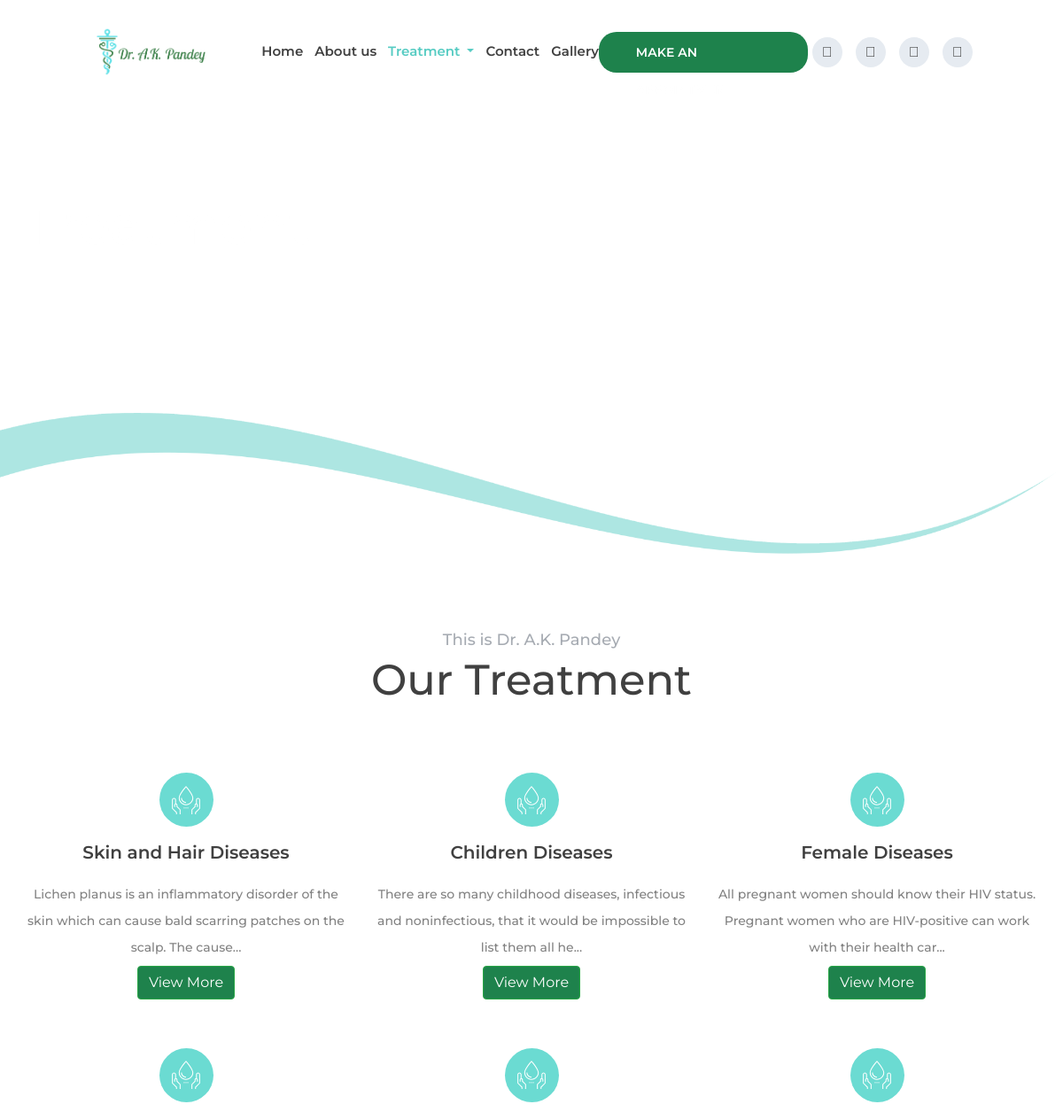
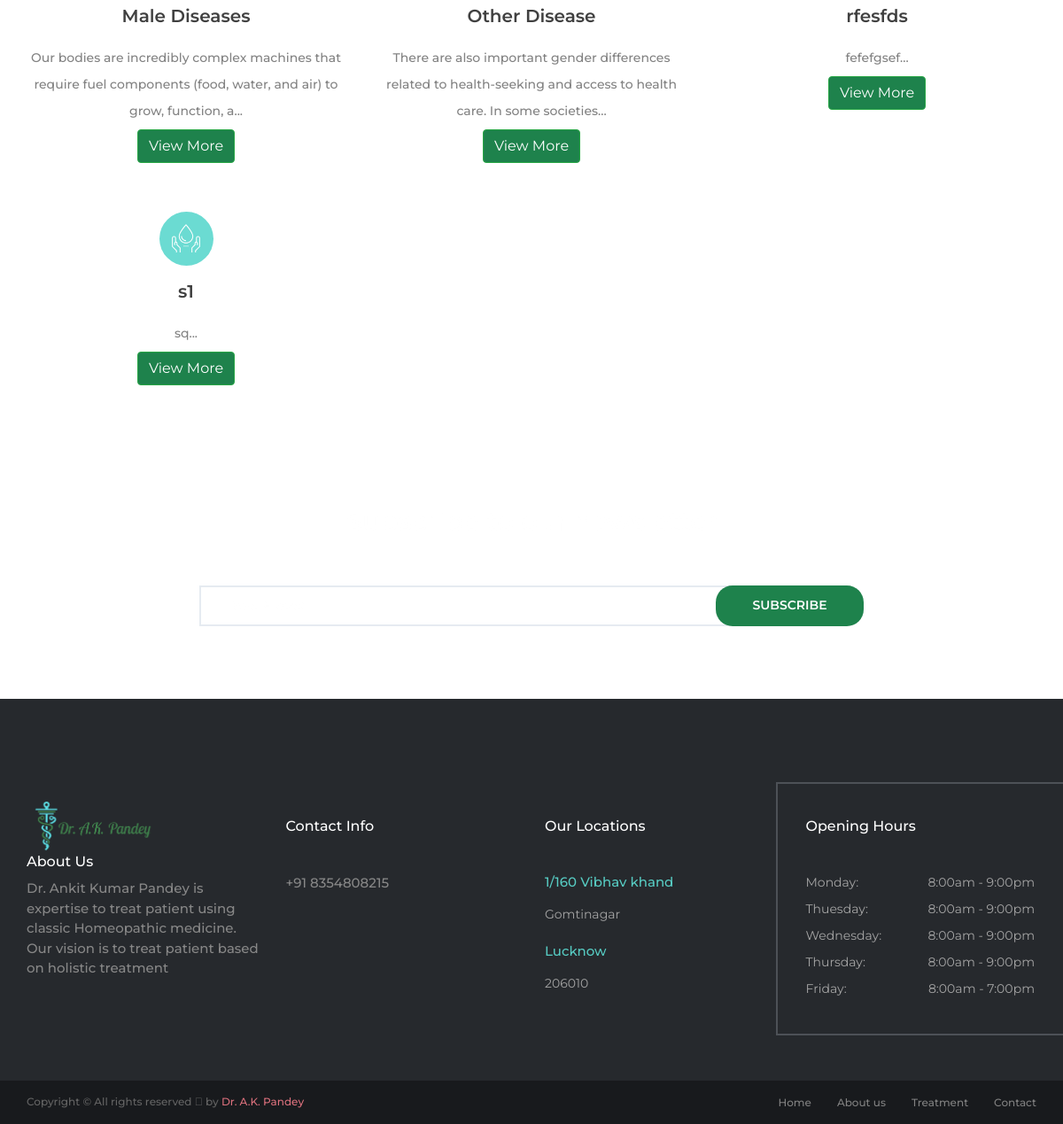
/services.php, run on the app's committed database (2 pictures, top to bottom).
### tables this page shows
CREATE TABLE `services` (
  `id` int(255) NOT NULL,
  `name` varchar(255) NOT NULL,
  `symptom` varchar(500) NOT NULL,
  `description` varchar(500) NOT NULL,
  `image` blob
);

### services.php (the view, shortened to what this page needs)
<!DOCTYPE html>
<html lang="en">
<head>
    <link rel="stylesheet" type="text/css" href="styles/bootstrap-4.1.2/bootstrap.min.css">
    <link href="plugins/font-awesome-4.7.0/css/font-awesome.min.css" rel="stylesheet" type="text/css">
    <link rel="stylesheet" type="text/css" href="plugins/OwlCarousel2-2.2.1/owl.carousel.css">
    <link rel="stylesheet" type="text/css" href="plugins/OwlCarousel2-2.2.1/owl.theme.default.css">
    <link rel="stylesheet" type="text/css" href="plugins/OwlCarousel2-2.2.1/animate.css">
    <link rel="stylesheet" type="text/css" href="plugins/image-comparison-slider-master/style.css">
    <link rel="stylesheet" type="text/css" href="styles/services.css">
    <link rel="stylesheet" type="text/css" href="styles/services_responsive.css">
</head>
<body>
    <div class="super_container">
        <header class="header trans_400">
            <div class="header_content d-flex flex-row align-items-center jusity-content-start trans_400">
                <div class="logo">
                    <a href="index.php">
                        <img src="images/large.png" alt="logo" width="150">
                    </a>
                </div>
                <nav class="main_nav">
                    <ul class="d-flex flex-row align-items-center justify-content-start">
                        <li><a href="index.php">Home</a></li>
                        <li><a href="about.php">About us</a></li>
                        <li class="nav-item dropdown active">
        <a class="nav-link dropdown-toggle" href="" id="navbarDropdownMenuLink" data-toggle="dropdown" aria-haspopup="true" aria-expanded="false">
          Treatment
        </a>
      </li>
                        <li><a href="contact.php">Contact</a></li>
                        <li><a href="gallery.php">Gallery</a></li>
                    </ul>
                </nav>
                <div class="header_extra d-flex flex-row align-items-center justify-content-end ml-auto">
                    <div class="button button_1 header_button"><a href="contact.php">Make an Appointment</a></div>
                    <div class="social header_social">
                        <ul class="d-flex flex-row align-items-center justify-content-start">
                            <li><a href="#"><i class="fa fa-instagram" aria-hidden="true"></i></a></li>
                            <li><a href="#"><i class="fa fa-facebook" aria-hidden="true"></i></a></li>
                            <li><a href="#"><i class="fa fa-twitter" aria-hidden="true"></i></a></li>
                            <li><a href="#"><i class="fa fa-youtube-play" aria-hidden="true"></i></a></li>
                        </ul>
                    </div>
                </div>
            </div>
        </header>
        <div class="home d-flex flex-column align-items-start justify-content-end">
            <div class="parallax_background parallax-window" data-parallax="scroll" data-image-src="images/services.jpg" data-speed="0.8"></div>
            <div class="home_overlay"><img src="images/home_overlay.png" alt=""></div>
            <div class="home_container">
                <div class="container">
                    <div class="row">
                        <div class="col">
                            <div class="home_content">
                                <div class="home_title">Treatment</div>
                            </div>
                        </div>
                    </div>
                </div>
            </div>
        </div>
        <div class="services">
            <div class="container">
                <div class="row">
                    <div class="col text-center">
                        <div class="section_title_container">
                            <div class="section_subtitle">This is Dr. A.K. Pandey</div>
                            <div class="section_title">
                                <h2>Our Treatment</h2>
                            </div>
                        </div>
                    </div>
                </div>
                <div class="row services_row">
                    <?php   $connect = mysqli_connect("localhost","drakpandey","Pandey@809","akpandey");
                                        $query = "SELECT * FROM services ORDER BY id ASC";
                                        $result = mysqli_query($connect, $query);
                                        if(mysqli_num_rows($result) > 0)
                                                  {
                                                       while($row = mysqli_fetch_array($result))
                                                       {
                                                  ?>
                      <div class="col-xl-4 col-md-6 service_col">
                        <div class="service text-center">
                            <a href="details.php?id=<?php echo $row["id"];?>">
                                <div class="service">
                                     <div class="icon_container d-flex flex-column align-items-center justify-content-center ml-auto mr-auto">
                                        <div class="icon"><img src="images/icon_4.svg" alt="https://www.flaticon.com/authors/prosymbols"></div>
                                     </div>
                                        <div class="service_title"><?php echo $row["name"]; ?></div>
                                        <div class="service_text">
                                            <p style="padding-bottom:5px;"><?php echo substr($row["description"],0,115);?>...</p>
                                       <a href="details.php?id=<?php echo $row["id"];?>">
                                        <button type="button" class="btn btn-success" style="background-color: #1e824c;">View More</button></a>
                                            </div>
                                </div>
                                </a>
                        </div>
                    </div>
                               <?php
                               }
                          }
                          ?>
                </div>
            </div>
        </div>
        <div class="newsletter">
            <div class="parallax_background parallax-window" data-parallax="scroll" data-image-src="images/newsletter.jpg" data-speed="0.8"></div>
            <div class="container">
                <div class="row">
                    <div class="col text-center">
                        <div class="newsletter_title">Subscribe to our newsletter</div>
                    </div>
                </div>
                <div class="row newsletter_row">
                    <div class="col-lg-8 offset-lg-2">
                        <div class="newsletter_form_container">
                            <form action="" method="post" name="subscriber" id="newsleter_form" class="newsletter_form">
                                <input type="email" name="email" class="newsletter_input" placeholder="Your E-mail" required>
                                <button type="submit" class="newsletter_button" name="subscriber">subscribe</button>
                            </form>
                        </div>
                    </div>
                </div>
            </div>
        </div>
        <footer class="footer">
            <div class="footer_content">
                <div class="container">
                    <div class="row">
                      <div class="col-lg-3 footer_col">
                            <div class="footer_about">
                                <div class="footer_logo">
                                    <a href="#">
                                        <div>
                                            <a href="index.php">
                                                <img src="images/large.png" alt="logo" width="150">
                                            </a>
                                        </div>
                                       <div class="footer_title">About Us</div>
                                    </a>
                                </div>
                                <div class="footer_about_text ">
                                    <span><a href="http://drakpandey.com/about.php">Dr. Ankit Kumar Pandey is expertise to treat patient using classic Homeopathic medicine. Our vision is to treat patient based on holistic treatment</a></span>
                                </div>
                            </div>
                        </div>
                        <div class="col-lg-3 footer_col">
                            <div class="footer_contact">
                                <div class="footer_title">Contact Info</div>
                                <ul class="contact_list">
                                    <li>+91 8354808215</li>
                                </ul>
                            </div>
                        </div>
                        <div class="col-lg-3 footer_col">
                            <div class="footer_location">
                                <div class="footer_title">Our Locations</div>
                                <ul class="locations_list">
                                    <li>
                                        <div class="location_title">1/160 Vibhav khand</div>
                                        <div class="location_text">Gomtinagar</div>
                                    </li>
                                    <li>
                                        <div class="location_title">Lucknow</div>
                                        <div class="location_text">206010</div>
                                    </li>
                                </ul>
                            </div>
                        </div>
                        <div class="col-lg-3 footer_col">
                            <div class="opening_hours">
                                <div class="footer_title">Opening Hours</div>
                                <ul class="opening_hours_list">
                                    <li class="d-flex flex-row align-items-start justify-content-start">
                                        <div>Monday:</div>
                                        <div class="ml-auto">8:00am - 9:00pm</div>
                                    </li>
                                    <li class="d-flex flex-row align-items-start justify-content-start">
                                        <div>Thuesday:</div>
                                        <div class="ml-auto">8:00am - 9:00pm</div>
                                    </li>
                                    <li class="d-flex flex-row align-items-start justify-content-start">
                                        <div>Wednesday:</div>
                                        <div class="ml-auto">8:00am - 9:00pm</div>
                                    </li>
                                    <li class="d-flex flex-row align-items-start justify-content-start">
                                        <div>Thursday:</div>
                                        <div class="ml-auto">8:00am - 9:00pm</div>
                                    </li>
                                    <li class="d-flex flex-row align-items-start justify-content-start">
                                        <div>Friday:</div>
                                        <div class="ml-auto">8:00am - 7:00pm</div>
                                    </li>
                                </ul>
                            </div>
                        </div>
                    </div>
                </div>
            </div>
            <div class="footer_bar">
                <div class="container">
                    <div class="row">
                        <div class="col">
                            <div class="footer_bar_content  d-flex flex-md-row flex-column align-items-md-center justify-content-start">
                                <div class="copyright">
                                    Copyright &copy;
                                     All rights reserved <i class="fa fa-heart-o" aria-hidden="true"></i> by <a href="#"> Dr. A.K. Pandey</a>
                                </div>
                                <nav class="footer_nav ml-md-auto">
                                    <ul class="d-flex flex-row align-items-center justify-content-start">
                                        <li><a href="index.php">Home</a></li>
                                        <li><a href="about.php">About us</a></li>
                                        <li><a href="services.php">Treatment</a></li>
                                        <li><a href="contact.php">Contact</a></li>
                                    </ul>
                                </nav>
                            </div>
                        </div>
                    </div>
                </div>
            </div>
        </footer>
    </div>
</body>
</html>

### styles/services_responsive.css (style rules this page uses)
@media only screen and (max-width: 1840px) { .main_nav { margin-left: 143px; } }
@media only screen and (max-width: 1600px) { .main_nav { margin-left: 54px; } }
@media only screen and (max-width: 1280px) { .main_nav ul li:not(:last-child) { margin-right: 13px; } }

### data on the page
services: name "Skin and Hair Diseases", description "Lichen planus is an inflammatory disorder of the skin which can cause bald scarring patches on the scalp. The cause"
services: name "Children Diseases", description "There are so many childhood diseases, infectious and noninfectious, that it would be impossible to list them all he"
services: name "Female Diseases", description "All pregnant women should know their HIV status. Pregnant women who are HIV-positive can work with their health car"
services: name "Male Diseases", description "Our bodies are incredibly complex machines that require fuel components (food, water, and air) to grow, function, a"
services: name "Other Disease", description "There are also important gender differences related to health-seeking and access to health care. In some societies"
services: name "rfesfds", description "fefefgsef"
services: name "s1", description "sq"
